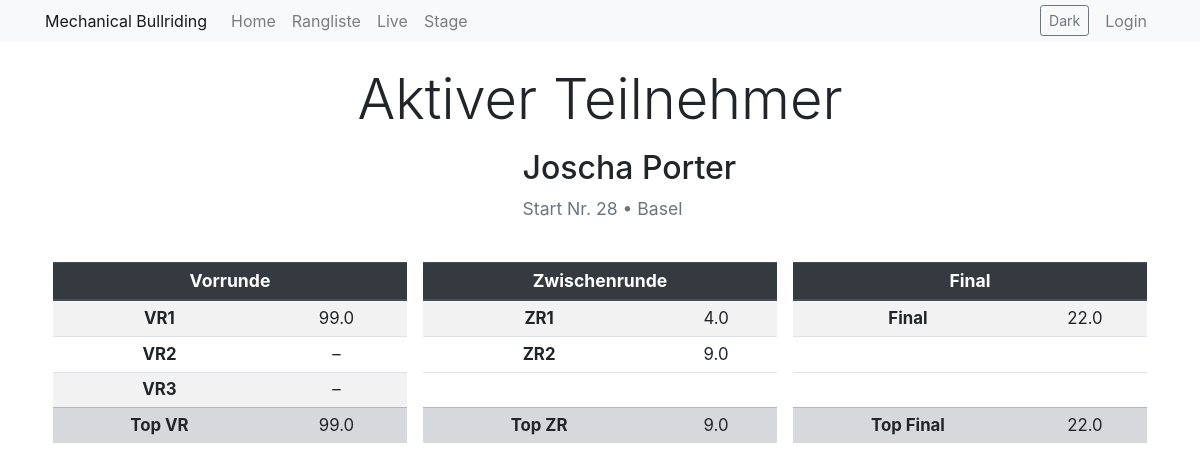
The app's page /active, older data.
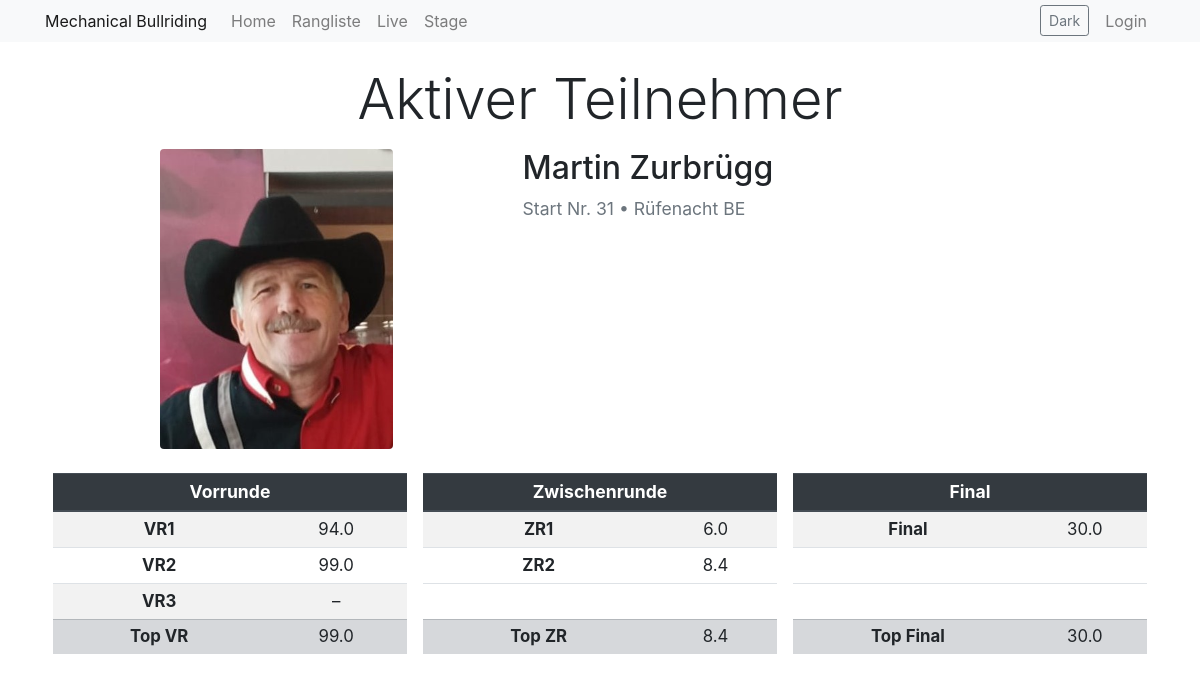
The same page, newer data.
### app/models.py (models this page shows)
class Participant(db.Model):
    id = db.Column(db.Integer, primary_key=True)
    active = db.Column(db.Boolean, default=False)
    start_nr = db.Column(db.Integer, nullable=True, unique=True)
    first_name = db.Column(db.String(64), nullable=False)
    last_name = db.Column(db.String(64), nullable=False)
    address = db.Column(db.String(128), nullable=False)
    postal_code = db.Column(db.String(10), nullable=False)
    city = db.Column(db.String(64), nullable=False)
    email = db.Column(db.String(120), nullable=True)
    phone = db.Column(db.String(20), nullable=True)
    photo = db.Column(db.String(256), nullable=True)
    time1 = db.Column(db.Float, nullable=True)
    time2 = db.Column(db.Float, nullable=True)
    time3 = db.Column(db.Float, nullable=True)
    time4 = db.Column(db.Float, nullable=True)
    time5 = db.Column(db.Float, nullable=True)
    time6 = db.Column(db.Float, nullable=True)
    round1_qualified = db.Column(db.Boolean, default=False)
    round2_qualified = db.Column(db.Boolean, default=False)
    round3_qualified = db.Column(db.Boolean, default=False)
    zwischenrunde_qualified = db.Column(db.Boolean, default=False)
    final_qualified = db.Column(db.Boolean, default=False)
    @property
    def toptime_Vorrunde(self):
        times = [t for t in [self.time1, self.time2, self.time3] if t is not None]
        return max(times) if times else None
    @property
    def toptime_Zwischenrunde(self):
        times = [t for t in [self.time4, self.time5] if t is not None]
        return max(times) if times else None
    @property
    def toptime_Finalrunde(self):
        times = [t for t in [self.time6] if t is not None]
        return max(times) if times else None

### app/routes.py (the view)
@bp.route('/active')
def active():
    participant = Participant.query.filter_by(active=True).first()
    return render_template('active.html', title='Live', participant=participant)

### app/templates/active.html (shortened to what this page needs)
{% extends "base.html" %}
{% block content %}
  <div class="container py-4">
    {% if participant %}
      <div class="mb-3 text-center">
        <h1 class="display-4 mb-3">Aktiver Teilnehmer</h1>
      </div>
      <div class="row align-items-start justify-content-center">
        <div class="col-md-5 text-center mb-3">
          {% if participant.photo %}
            <img src="{{ url_for('static', filename=participant.photo) }}" alt="Foto von {{ participant.first_name }} {{ participant.last_name }}" class="img-fluid rounded" style="max-height: 300px;">
          {% endif %}
        </div>
        <div class="col-md-7 mb-3">
          <h2 style="font-size:2rem;">{{ participant.first_name }} {{ participant.last_name }}</h2>
          <p class="text-muted" style="font-size:1.1rem;">Start Nr. {{ participant.start_nr or '-' }}{% if participant.city %} • {{ participant.city }}{% endif %}</p>
        </div>
      </div>
      <div class="row mt-2 justify-content-center text-center">
        <div class="col-md-4 mb-3 px-2">
          <table class="table table-striped table-hover table-sm time-block">
            <thead class="thead-dark">
              <tr><th colspan="2">Vorrunde</th></tr>
            </thead>
            <tbody>
              <tr><th scope="row">VR1</th><td>{{ participant.time1 or '–' }}</td></tr>
              <tr><th scope="row">VR2</th><td>{{ participant.time2 or '–' }}</td></tr>
              <tr><th scope="row">VR3</th><td>{{ participant.time3 or '–' }}</td></tr>
              <tr class="table-secondary"><th scope="row">Top VR</th><td>{{ participant.toptime_Vorrunde or '–' }}</td></tr>
            </tbody>
          </table>
        </div>
        <div class="col-md-4 mb-3 px-2">
          <table class="table table-striped table-hover table-sm time-block">
            <thead class="thead-dark">
              <tr><th colspan="2">Zwischenrunde</th></tr>
            </thead>
            <tbody>
              <tr><th scope="row">ZR1</th><td>{{ participant.time4 or '–' }}</td></tr>
              <tr><th scope="row">ZR2</th><td>{{ participant.time5 or '–' }}</td></tr>
              <tr class="spacer-row"><td colspan="2" style="visibility:hidden">.</td></tr>
              <tr class="table-secondary"><th scope="row">Top ZR</th><td>{{ participant.toptime_Zwischenrunde or '–' }}</td></tr>
            </tbody>
          </table>
        </div>
        <div class="col-md-4 mb-3 px-2">
          <table class="table table-striped table-hover table-sm time-block">
            <thead class="thead-dark">
              <tr><th colspan="2">Final</th></tr>
            </thead>
            <tbody>
              <tr><th scope="row">Final</th><td>{{ participant.time6 or '–' }}</td></tr>
              <tr class="spacer-row"><td colspan="2" style="visibility:hidden">.</td></tr>
              <tr class="spacer-row"><td colspan="2" style="visibility:hidden">.</td></tr>
              <tr class="table-secondary"><th scope="row">Top Final</th><td>{{ participant.toptime_Finalrunde or '–' }}</td></tr>
            </tbody>
          </table>
        </div>
      </div>
    {% else %}
      <div class="text-center py-5">
        <h1 class="display-5">Kein aktiver Teilnehmer</h1>
        <p class="text-muted">Sobald ein Teilnehmer aktiviert ist, werden die Details hier angezeigt.</p>
      </div>
    {% endif %}
  </div>
{% endblock %}

### app/templates/base.html (shortened to what this page needs)
<!doctype html>
<html lang="en" class="{% if theme == 'dark' %}theme-dark{% endif %}">
  <head>
    <link href="https://stackpath.bootstrapcdn.com/bootstrap/4.5.2/css/bootstrap.min.css" rel="stylesheet">
    <link id="theme-css" rel="stylesheet" href="">
    <link href="https://cdnjs.cloudflare.com/ajax/libs/font-awesome/5.15.1/css/all.min.css" rel="stylesheet">
  </head>
  <body>
    <nav id="main-navbar" class="navbar navbar-expand-md navbar-light bg-light py-1">
      <div class="container">
        <a class="navbar-brand" href="{{ url_for('main.index') }}">{{ site_name }}</a>
        <div class="collapse navbar-collapse" id="navbarCollapse">
          <ul class="navbar-nav mr-auto">
          <li class="nav-item">
            <a class="nav-link" href="{{ url_for('main.index') }}">Home</a>
          </li>
          <li class="nav-item">
            <a class="nav-link" href="{{ url_for('main.ranking') }}">Rangliste</a>
          </li>
          <li class="nav-item">
            <a class="nav-link" href="{{ url_for('main.active') }}">Live</a>
          </li>
          <li class="nav-item">
            <a class="nav-link" href="{{ url_for('main.stage') }}">Stage</a>
          </li>
          </ul>
          <ul class="navbar-nav ml-auto">
          {% if current_user.is_authenticated %}
            <li class="nav-item dropdown">
              <a class="nav-link dropdown-toggle" href="#" id="adminMenu" role="button" data-toggle="dropdown" aria-haspopup="true" aria-expanded="false">
                Admin
              </a>
              <div class="dropdown-menu" aria-labelledby="adminMenu">
                <form method="POST" action="{{ url_for('main.reset_results') }}" class="px-3 py-1">
                  <input type="hidden" name="csrf_token" value="{{ csrf_token() }}">
                  <button type="submit" class="dropdown-item">Resultate löschen</button>
                </form>
                <form method="POST" action="{{ url_for('main.reset_participants') }}" class="px-3 py-1">
                  <input type="hidden" name="csrf_token" value="{{ csrf_token() }}">
                  <button type="submit" class="dropdown-item">Teilnehmer löschen</button>
                </form>
              </div>
            </li>
            <li class="nav-item">
              <button id="theme-toggle" type="button" class="btn btn-sm btn-outline-secondary ml-2">Dark</button>
            </li>
            <li class="nav-item">
              <a class="nav-link" href="{{ url_for('main.logout') }}">Logout</a>
            </li>
          {% else %}
            <li class="nav-item">
              <button id="theme-toggle" type="button" class="btn btn-sm btn-outline-secondary mr-2">Dark</button>
            </li>
            <li class="nav-item">
              <a class="nav-link" href="{{ url_for('main.login') }}">Login</a>
            </li>
          {% endif %}
          </ul>
        </div>
      </div>
    </nav>
    <div class="container">
      {% block content %}{% endblock %}
    </div>
  </body>
  </html>

### app/templates/active.html (style rules this page uses)
.time-block { min-width: 220px; font-size:1.05rem; }
.time-block thead th { font-size:1.1rem; }

### app/templates/base.html (style rules this page uses)
.navbar .nav-link { padding: .25rem .5rem; }
.navbar-brand { font-size: 1rem; }

Row changes from the older to the newer data that the page shows:
no longer on this page (row edited): Participant: first_name "Joscha", last_name "Porter", start_nr "28", city "Basel", time1 "99.0", time2 "–", time3 "–", time1+time2+time3 "99.0", time4 "4.0", time5 "9.0", time4+time5 "9.0", time6 "22.0"
now on this page (row edited): Participant: photo (picture), first_name "Martin", last_name "Zurbrügg", start_nr "31", city "Rüfenacht BE", time1 "94.0", time2 "99.0", time3 "–", time1+time2+time3 "99.0", time4 "6.0", time5 "8.4", time4+time5 "8.4", time6 "30.0"
